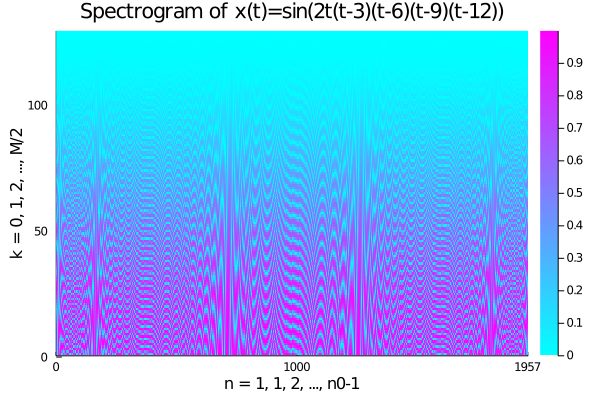

Here is the Julia script that generated this plot:
# shignal_stft.jl
##########################
fs=Int(1000);
Ts=1/fs;
N=Int(12000);
T=N/fs;
#t=(0:Int(N-1))*Ts;

x=zeros(Complex, N)
for m=1:N
    x[m]=sin(2*Ts*(m-1)*(Ts*(m-1)-3)*(Ts*(m-1)-6)*(Ts*(m-1)-9)*(Ts*(m-1)-12))
end

# setting integers
L=256;
M1=128;
M=2*M1;
N0=250;
n0=1+floor(Int, (N-L)/(L-N0));
s=L-N0;

using DSP, FFTW

# window
h=hanning(L);

using LinearAlgebra

# the N-th root of unity
omega=exp(2*pi*im/M);

# sqrt(N) times the Fourier matrix
F=zeros(Complex, M, M);
for m=1:M
    for n=1:M
        F[m,n]=omega^(-(m-1)*(n-1))
    end
end

# sampling and locarization
Y=zeros(Complex, L,n0);
for l=1:L
    for j=1:n0
        Y[l,j]=h[l]*x[s*(j-1)+l]
    end
end

# discrete short-time Fourier transform
Z=F*Y;

# spectrogram
X=zeros(Float64, M1+1,n0);
for k=1:M1+1
    for j=1:n0
        X[k,j]=abs.(Y[M1+2-k,j])
    end
end

using Plots


# plotting
plot(X, 
    title="Spectrogram of x(t)=sin(2t(t-3)(t-6)(t-9)(t-12))", 
    st=:heatmap, 
    color=:cool, 
    xaxis="n = 1, 1, 2, ..., n0-1", 
    yaxis="k = 0, 1, 2, ..., M/2")
plot!(xticks = ([0 1000 1957;], [0 1000 1957]))
plot!(yticks = ([0 50 100;], [0 50 100]))
savefig("signal_stft.png")






